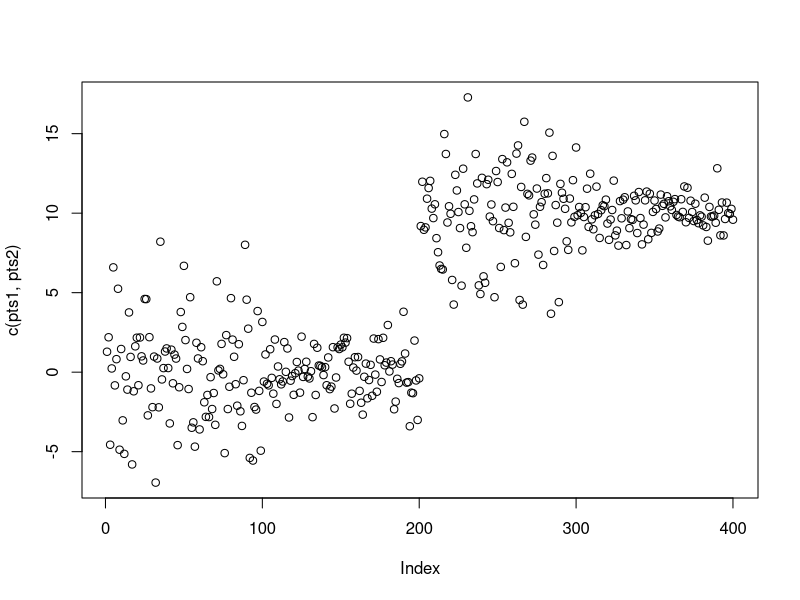
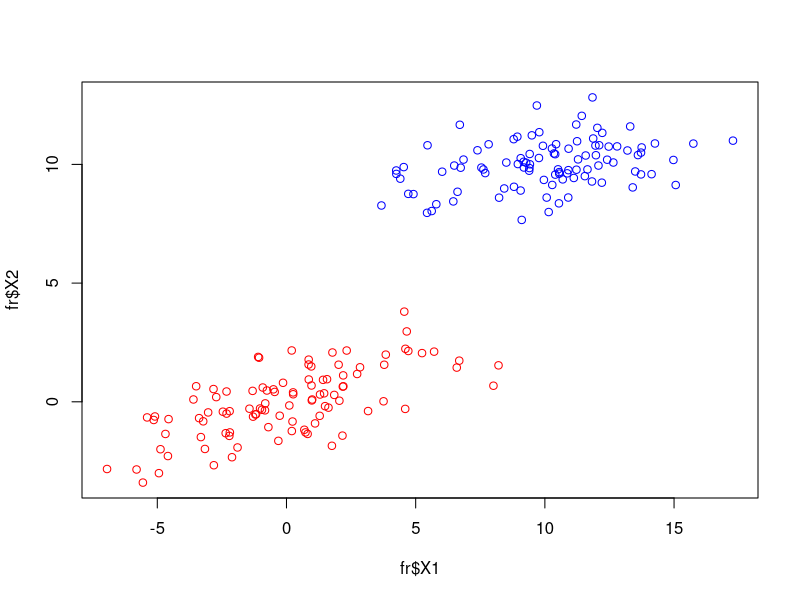

The R source for these figures, in order:
library(MASS)
pts2 <- mvrnorm(n=100, c(10, 10), matrix(c(8, 1, 7, 1), 2, 2), empirical = TRUE)
pts1 <- mvrnorm(n=100, c(0, 0), matrix(c(10, 3, 3, 2), 2, 2), empirical = TRUE)
plot(c(pts1,pts2))
pts1.frame <- data.frame(pts1)
pts1.frame$col <- rep(1,nrow(pts1.frame))
pts2.frame <- data.frame(pts2)
pts2.frame$col <- rep(2,nrow(pts2.frame))
fr <- rbind(pts1.frame, pts2.frame)
write.csv(fr,'test.csv')
plot(fr$X1,fr$X2, col=c("red","blue")[fr$col])
